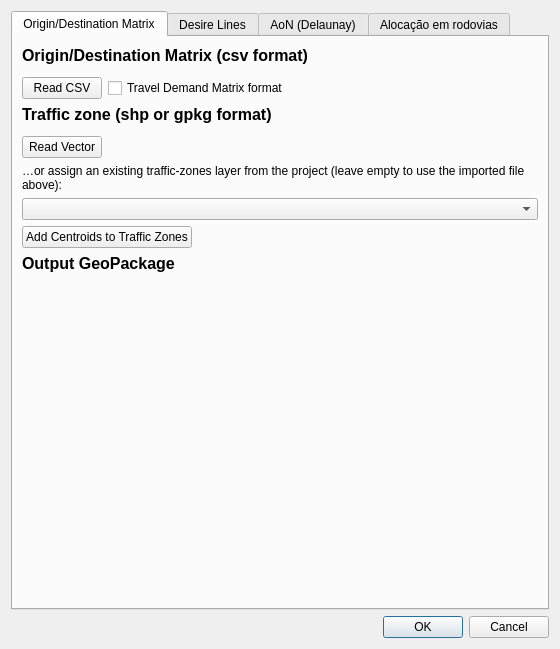
<?xml version="1.0" encoding="UTF-8"?>
<ui version="4.0">
 <class>DesireLinesDialogBase</class>
 <widget class="QDialog" name="DesireLinesDialogBase">
  <property name="geometry">
   <rect>
    <x>0</x>
    <y>0</y>
    <width>560</width>
    <height>520</height>
   </rect>
  </property>
  <property name="windowTitle">
   <string>Desire Lines</string>
  </property>
  <property name="windowIcon">
   <iconset>
    <normalon>icon.png</normalon>
   </iconset>
  </property>
  <layout class="QVBoxLayout" name="mainLayout">
   <item>
    <widget class="QTabWidget" name="tabWidget">
     <property name="currentIndex">
      <number>0</number>
     </property>
     <widget class="QWidget" name="tab">
      <attribute name="title">
       <string>Origin/Destination Matrix</string>
      </attribute>
      <layout class="QVBoxLayout" name="tab1Layout">
       <item>
        <widget class="QLabel" name="label">
         <property name="font">
          <font>
           <pointsize>12</pointsize>
           <weight>75</weight>
           <bold>true</bold>
          </font>
         </property>
         <property name="text">
          <string>Origin/Destination Matrix (csv format)</string>
         </property>
        </widget>
       </item>
       <item>
        <widget class="QgsFileWidget" name="matrixInsert"/>
       </item>
       <item>
        <layout class="QHBoxLayout" name="matrixButtonsLayout">
         <item>
          <widget class="QPushButton" name="readCSV">
           <property name="text">
            <string>Read CSV</string>
           </property>
          </widget>
         </item>
         <item>
          <widget class="QCheckBox" name="checkBox">
           <property name="text">
            <string>Travel Demand Matrix format</string>
           </property>
          </widget>
         </item>
         <item>
          <spacer name="matrixButtonsSpacer">
           <property name="orientation">
            <enum>Qt::Horizontal</enum>
           </property>
           <property name="sizeHint" stdset="0">
            <size>
             <width>40</width>
             <height>20</height>
            </size>
           </property>
          </spacer>
         </item>
        </layout>
       </item>
       <item>
        <widget class="QLabel" name="label_2">
         <property name="font">
          <font>
           <pointsize>12</pointsize>
           <weight>75</weight>
           <bold>true</bold>
          </font>
         </property>
         <property name="text">
          <string>Traffic zone (shp or gpkg format)</string>
         </property>
        </widget>
       </item>
       <item>
        <widget class="QgsFileWidget" name="vectorInsert"/>
       </item>
       <item>
        <layout class="QHBoxLayout" name="vectorButtonsLayout">
         <item>
          <widget class="QPushButton" name="readV">
           <property name="text">
            <string>Read Vector</string>
           </property>
          </widget>
         </item>
         <item>
          <spacer name="vectorButtonsSpacer">
           <property name="orientation">
            <enum>Qt::Horizontal</enum>
           </property>
           <property name="sizeHint" stdset="0">
            <size>
             <width>40</width>
             <height>20</height>
            </size>
           </property>
          </spacer>
         </item>
        </layout>
       </item>
       <item>
        <widget class="QLabel" name="label_zones_existing">
         <property name="text">
          <string>…or assign an existing traffic-zones layer from the project (leave empty to use the imported file above):</string>
         </property>
         <property name="wordWrap">
          <bool>true</bool>
         </property>
        </widget>
       </item>
       <item>
        <widget class="QgsMapLayerComboBox" name="zonesCombo"/>
       </item>
       <item>
        <layout class="QHBoxLayout" name="addCentroidsLayout">
         <item>
          <widget class="QPushButton" name="addCentroids">
           <property name="text">
            <string>Add Centroids to Traffic Zones</string>
           </property>
          </widget>
         </item>
         <item>
          <spacer name="addCentroidsSpacer">
           <property name="orientation">
            <enum>Qt::Horizontal</enum>
           </property>
           <property name="sizeHint" stdset="0">
            <size>
             <width>40</width>
             <height>20</height>
            </size>
           </property>
          </spacer>
         </item>
        </layout>
       </item>
       <item>
        <widget class="QLabel" name="label_output">
         <property name="font">
          <font>
           <pointsize>12</pointsize>
           <weight>75</weight>
           <bold>true</bold>
          </font>
         </property>
         <property name="text">
          <string>Output GeoPackage</string>
         </property>
        </widget>
       </item>
       <item>
        <widget class="QgsFileWidget" name="outputFile"/>
       </item>
       <item>
        <spacer name="tab1BottomSpacer">
         <property name="orientation">
          <enum>Qt::Vertical</enum>
         </property>
         <property name="sizeHint" stdset="0">
          <size>
           <width>20</width>
           <height>40</height>
          </size>
         </property>
        </spacer>
       </item>
      </layout>
     </widget>
     <widget class="QWidget" name="tab_2">
      <attribute name="title">
       <string>Desire Lines</string>
      </attribute>
      <layout class="QVBoxLayout" name="tab2Layout">
       <item>
        <layout class="QGridLayout" name="fieldsGrid">
         <item row="0" column="0">
          <widget class="QLabel" name="label_4">
           <property name="font">
            <font>
             <pointsize>12</pointsize>
             <weight>75</weight>
             <bold>true</bold>
            </font>
           </property>
           <property name="text">
            <string>Matrix</string>
           </property>
          </widget>
         </item>
         <item row="0" column="1">
          <widget class="QLabel" name="label_7">
           <property name="font">
            <font>
             <pointsize>12</pointsize>
             <weight>75</weight>
             <bold>true</bold>
            </font>
           </property>
           <property name="text">
            <string>Centroids</string>
           </property>
          </widget>
         </item>
         <item row="1" column="0">
          <widget class="QgsMapLayerComboBox" name="mMapLayerComboBox"/>
         </item>
         <item row="1" column="1">
          <widget class="QgsMapLayerComboBox" name="mMapLayerComboBox_2"/>
         </item>
         <item row="2" column="0">
          <widget class="QLabel" name="label_3">
           <property name="font">
            <font>
             <pointsize>12</pointsize>
             <weight>75</weight>
             <bold>true</bold>
            </font>
           </property>
           <property name="text">
            <string>Origin</string>
           </property>
          </widget>
         </item>
         <item row="2" column="1">
          <widget class="QLabel" name="label_8">
           <property name="font">
            <font>
             <pointsize>12</pointsize>
             <weight>75</weight>
             <bold>true</bold>
            </font>
           </property>
           <property name="text">
            <string>Traffic ID</string>
           </property>
          </widget>
         </item>
         <item row="3" column="0">
          <widget class="QgsFieldComboBox" name="mFieldComboBox"/>
         </item>
         <item row="3" column="1">
          <widget class="QgsFieldComboBox" name="mFieldComboBox_4"/>
         </item>
         <item row="4" column="0">
          <widget class="QLabel" name="label_5">
           <property name="font">
            <font>
             <pointsize>12</pointsize>
             <weight>75</weight>
             <bold>true</bold>
            </font>
           </property>
           <property name="text">
            <string>Destination</string>
           </property>
          </widget>
         </item>
         <item row="5" column="0">
          <widget class="QgsFieldComboBox" name="mFieldComboBox_2"/>
         </item>
         <item row="6" column="0">
          <widget class="QLabel" name="label_6">
           <property name="font">
            <font>
             <pointsize>12</pointsize>
             <weight>75</weight>
             <bold>true</bold>
            </font>
           </property>
           <property name="text">
            <string>Value to Desire Lines</string>
           </property>
          </widget>
         </item>
         <item row="7" column="0">
          <widget class="QgsFieldComboBox" name="mFieldComboBox_3"/>
         </item>
        </layout>
       </item>
       <item>
        <spacer name="tab2MiddleSpacer">
         <property name="orientation">
          <enum>Qt::Vertical</enum>
         </property>
         <property name="sizeHint" stdset="0">
          <size>
           <width>20</width>
           <height>40</height>
          </size>
         </property>
        </spacer>
       </item>
       <item>
        <layout class="QHBoxLayout" name="makeDLLayout">
         <item>
          <spacer name="makeDLLeftSpacer">
           <property name="orientation">
            <enum>Qt::Horizontal</enum>
           </property>
           <property name="sizeHint" stdset="0">
            <size>
             <width>40</width>
             <height>20</height>
            </size>
           </property>
          </spacer>
         </item>
         <item>
          <widget class="QPushButton" name="makeDL">
           <property name="minimumSize">
            <size>
             <width>200</width>
             <height>32</height>
            </size>
           </property>
           <property name="text">
            <string>Desire Lines</string>
           </property>
          </widget>
         </item>
         <item>
          <spacer name="makeDLRightSpacer">
           <property name="orientation">
            <enum>Qt::Horizontal</enum>
           </property>
           <property name="sizeHint" stdset="0">
            <size>
             <width>40</width>
             <height>20</height>
            </size>
           </property>
          </spacer>
         </item>
        </layout>
       </item>
      </layout>
     </widget>
     <widget class="QWidget" name="tab_3">
      <attribute name="title">
       <string>AoN (Delaunay)</string>
      </attribute>
      <layout class="QVBoxLayout" name="tab3Layout">
       <item>
        <widget class="QLabel" name="aonInfo">
         <property name="wordWrap">
          <bool>true</bool>
         </property>
         <property name="text">
          <string>All-or-Nothing allocation over a simplified Delaunay network built on the zone centroids. The whole flow of each OD pair follows its single least-cost path. This is a topological abstraction of demand over zone neighbourhood — not a real road-network loading.</string>
         </property>
        </widget>
       </item>
       <item>
        <layout class="QGridLayout" name="aonGrid">
         <item row="0" column="0">
          <widget class="QLabel" name="aonLabelMatrix">
           <property name="font">
            <font>
             <pointsize>12</pointsize>
             <weight>75</weight>
             <bold>true</bold>
            </font>
           </property>
           <property name="text">
            <string>Matrix</string>
           </property>
          </widget>
         </item>
         <item row="0" column="1">
          <widget class="QLabel" name="aonLabelCentroids">
           <property name="font">
            <font>
             <pointsize>12</pointsize>
             <weight>75</weight>
             <bold>true</bold>
            </font>
           </property>
           <property name="text">
            <string>Centroids</string>
           </property>
          </widget>
         </item>
         <item row="1" column="0">
          <widget class="QgsMapLayerComboBox" name="aonMatrixCombo"/>
         </item>
         <item row="1" column="1">
          <widget class="QgsMapLayerComboBox" name="aonCentroidsCombo"/>
         </item>
         <item row="2" column="0">
          <widget class="QLabel" name="aonLabelOrigin">
           <property name="font">
            <font>
             <pointsize>12</pointsize>
             <weight>75</weight>
             <bold>true</bold>
            </font>
           </property>
           <property name="text">
            <string>Origin</string>
           </property>
          </widget>
         </item>
         <item row="2" column="1">
          <widget class="QLabel" name="aonLabelZoneId">
           <property name="font">
            <font>
             <pointsize>12</pointsize>
             <weight>75</weight>
             <bold>true</bold>
            </font>
           </property>
           <property name="text">
            <string>Traffic ID</string>
           </property>
          </widget>
         </item>
         <item row="3" column="0">
          <widget class="QgsFieldComboBox" name="aonOriginField"/>
         </item>
         <item row="3" column="1">
          <widget class="QgsFieldComboBox" name="aonZoneIdField"/>
         </item>
         <item row="4" column="0">
          <widget class="QLabel" name="aonLabelDest">
           <property name="font">
            <font>
             <pointsize>12</pointsize>
             <weight>75</weight>
             <bold>true</bold>
            </font>
           </property>
           <property name="text">
            <string>Destination</string>
           </property>
          </widget>
         </item>
         <item row="5" column="0">
          <widget class="QgsFieldComboBox" name="aonDestField"/>
         </item>
         <item row="6" column="0">
          <widget class="QLabel" name="aonLabelValue">
           <property name="font">
            <font>
             <pointsize>12</pointsize>
             <weight>75</weight>
             <bold>true</bold>
            </font>
           </property>
           <property name="text">
            <string>Value (flow)</string>
           </property>
          </widget>
         </item>
         <item row="7" column="0">
          <widget class="QgsFieldComboBox" name="aonValueField"/>
         </item>
        </layout>
       </item>
       <item>
        <widget class="QCheckBox" name="aonDirectional">
         <property name="toolTip">
          <string>Keep both travel directions per segment as separate fields (flow_ab = volume along the drawn A→B direction, flow_ba = the reverse). Unchecked: a single flow field with the combined total.</string>
         </property>
         <property name="text">
          <string>Split by direction (flow_ab / flow_ba)</string>
         </property>
        </widget>
       </item>
       <item>
        <spacer name="tab3MiddleSpacer">
         <property name="orientation">
          <enum>Qt::Vertical</enum>
         </property>
         <property name="sizeHint" stdset="0">
          <size>
           <width>20</width>
           <height>40</height>
          </size>
         </property>
        </spacer>
       </item>
       <item>
        <layout class="QHBoxLayout" name="runAoNLayout">
         <item>
          <spacer name="runAoNLeftSpacer">
           <property name="orientation">
            <enum>Qt::Horizontal</enum>
           </property>
           <property name="sizeHint" stdset="0">
            <size>
             <width>40</width>
             <height>20</height>
            </size>
           </property>
          </spacer>
         </item>
         <item>
          <widget class="QPushButton" name="runAoN">
           <property name="minimumSize">
            <size>
             <width>200</width>
             <height>32</height>
            </size>
           </property>
           <property name="text">
            <string>Allocate (AoN)</string>
           </property>
          </widget>
         </item>
         <item>
          <spacer name="runAoNRightSpacer">
           <property name="orientation">
            <enum>Qt::Horizontal</enum>
           </property>
           <property name="sizeHint" stdset="0">
            <size>
             <width>40</width>
             <height>20</height>
            </size>
           </property>
          </spacer>
         </item>
        </layout>
       </item>
      </layout>
     </widget>
     <widget class="QWidget" name="tab_4">
      <attribute name="title">
       <string>Alocação em rodovias</string>
      </attribute>
      <layout class="QVBoxLayout" name="tab4Layout">
       <item>
        <widget class="QLabel" name="taGisbrWarning">
         <property name="text">
          <string>The GisBR plugin is required to download the official highway network.</string>
         </property>
         <property name="wordWrap">
          <bool>true</bool>
         </property>
        </widget>
       </item>
       <item>
        <widget class="QLabel" name="taScopeNote">
         <property name="text">
          <string>Scope: rural/interurban highways (HCM ch. 12 and 15). Urban stretches are flagged escopo='urbano' — urban capacity follows a different procedure and is out of scope.</string>
         </property>
         <property name="wordWrap">
          <bool>true</bool>
         </property>
        </widget>
       </item>
       <item>
        <widget class="QGroupBox" name="taNetworkGroup">
         <property name="title">
          <string>Network</string>
         </property>
         <layout class="QGridLayout" name="taNetworkGrid">
          <item row="0" column="0" colspan="2">
           <widget class="QRadioButton" name="taNetFromLayer">
            <property name="text">
             <string>Use an existing layer</string>
            </property>
            <property name="checked">
             <bool>true</bool>
            </property>
           </widget>
          </item>
          <item row="1" column="0">
           <widget class="QLabel" name="taLabelNetwork">
            <property name="text">
             <string>Highway layer</string>
            </property>
           </widget>
          </item>
          <item row="1" column="1">
           <widget class="QgsMapLayerComboBox" name="taNetworkCombo"/>
          </item>
          <item row="2" column="0">
           <widget class="QLabel" name="taLabelIdField">
            <property name="text">
             <string>Link id field (optional)</string>
            </property>
           </widget>
          </item>
          <item row="2" column="1">
           <widget class="QgsFieldComboBox" name="taIdField">
            <property name="allowEmptyFieldName">
             <bool>true</bool>
            </property>
           </widget>
          </item>
          <item row="3" column="0" colspan="2">
           <widget class="QRadioButton" name="taNetFromGisbr">
            <property name="text">
             <string>Download via GisBR (official SNV/DER network)</string>
            </property>
           </widget>
          </item>
          <item row="4" column="0">
           <widget class="QLabel" name="taLabelUf">
            <property name="text">
             <string>State (UF)</string>
            </property>
           </widget>
          </item>
          <item row="4" column="1">
           <widget class="QLineEdit" name="taUf">
            <property name="maxLength">
             <number>2</number>
            </property>
           </widget>
          </item>
          <item row="5" column="0" colspan="2">
           <widget class="QCheckBox" name="taClipToCentroids">
            <property name="text">
             <string>Clip to the centroids extent (plus buffer)</string>
            </property>
            <property name="checked">
             <bool>true</bool>
            </property>
           </widget>
          </item>
         </layout>
        </widget>
       </item>
       <item>
        <widget class="QGroupBox" name="taParamsGroup">
         <property name="title">
          <string>HCM parameters (default, or override globally / by field)</string>
         </property>
         <layout class="QGridLayout" name="taParamsGrid"/>
        </widget>
       </item>
       <item>
        <widget class="QGroupBox" name="taAssignGroup">
         <property name="title">
          <string>Assignment</string>
         </property>
         <layout class="QGridLayout" name="taAssignGrid">
          <item row="0" column="0">
           <widget class="QLabel" name="taLabelMatrix">
            <property name="text">
             <string>OD matrix</string>
            </property>
           </widget>
          </item>
          <item row="0" column="1" colspan="3">
           <widget class="QgsMapLayerComboBox" name="taMatrixCombo"/>
          </item>
          <item row="1" column="0">
           <widget class="QLabel" name="taLabelOrigin">
            <property name="text">
             <string>Origin</string>
            </property>
           </widget>
          </item>
          <item row="1" column="1">
           <widget class="QgsFieldComboBox" name="taOriginField"/>
          </item>
          <item row="1" column="2">
           <widget class="QLabel" name="taLabelDest">
            <property name="text">
             <string>Destination</string>
            </property>
           </widget>
          </item>
          <item row="1" column="3">
           <widget class="QgsFieldComboBox" name="taDestField"/>
          </item>
          <item row="2" column="0">
           <widget class="QLabel" name="taLabelValue">
            <property name="text">
             <string>Demand (veh/h)</string>
            </property>
           </widget>
          </item>
          <item row="2" column="1">
           <widget class="QgsFieldComboBox" name="taValueField"/>
          </item>
          <item row="3" column="0">
           <widget class="QLabel" name="taLabelCentroids">
            <property name="text">
             <string>Centroids</string>
            </property>
           </widget>
          </item>
          <item row="3" column="1" colspan="3">
           <widget class="QgsMapLayerComboBox" name="taCentroidsCombo"/>
          </item>
          <item row="4" column="0">
           <widget class="QLabel" name="taLabelZoneId">
            <property name="text">
             <string>Traffic id</string>
            </property>
           </widget>
          </item>
          <item row="4" column="1">
           <widget class="QgsFieldComboBox" name="taZoneIdField"/>
          </item>
          <item row="4" column="2">
           <widget class="QLabel" name="taLabelMaxDist">
            <property name="text">
             <string>Max connector (m)</string>
            </property>
           </widget>
          </item>
          <item row="4" column="3">
           <widget class="QDoubleSpinBox" name="taMaxDist">
            <property name="decimals">
             <number>0</number>
            </property>
            <property name="maximum">
             <double>200000.000000000000000</double>
            </property>
            <property name="singleStep">
             <double>500.000000000000000</double>
            </property>
            <property name="value">
             <double>5000.000000000000000</double>
            </property>
           </widget>
          </item>
          <item row="5" column="0">
           <widget class="QLabel" name="taLabelMethod">
            <property name="text">
             <string>Method</string>
            </property>
           </widget>
          </item>
          <item row="5" column="1" colspan="3">
           <widget class="QComboBox" name="taMethod">
            <item>
             <property name="text">
              <string>All-or-Nothing (no capacity restraint)</string>
             </property>
            </item>
            <item>
             <property name="text">
              <string>Equilibrium MSA + BPR</string>
             </property>
            </item>
           </widget>
          </item>
          <item row="6" column="0">
           <widget class="QLabel" name="taLabelMaxIter">
            <property name="text">
             <string>Iterations</string>
            </property>
           </widget>
          </item>
          <item row="6" column="1">
           <widget class="QSpinBox" name="taMaxIter">
            <property name="minimum">
             <number>1</number>
            </property>
            <property name="maximum">
             <number>500</number>
            </property>
            <property name="value">
             <number>10</number>
            </property>
           </widget>
          </item>
          <item row="6" column="2">
           <widget class="QLabel" name="taLabelGapTol">
            <property name="text">
             <string>Gap tolerance</string>
            </property>
           </widget>
          </item>
          <item row="6" column="3">
           <widget class="QDoubleSpinBox" name="taGapTol">
            <property name="decimals">
             <number>4</number>
            </property>
            <property name="minimum">
             <double>0.000100000000000</double>
            </property>
            <property name="maximum">
             <double>1.000000000000000</double>
            </property>
            <property name="singleStep">
             <double>0.005000000000000</double>
            </property>
            <property name="value">
             <double>0.010000000000000</double>
            </property>
           </widget>
          </item>
         </layout>
        </widget>
       </item>
       <item>
        <layout class="QHBoxLayout" name="taButtonsLayout">
         <item>
          <spacer name="taButtonsSpacer">
           <property name="orientation">
            <enum>Qt::Horizontal</enum>
           </property>
           <property name="sizeHint" stdset="0">
            <size>
             <width>40</width>
             <height>20</height>
            </size>
           </property>
          </spacer>
         </item>
         <item>
          <widget class="QPushButton" name="taRunCapacity">
           <property name="text">
            <string>Compute capacity</string>
           </property>
          </widget>
         </item>
         <item>
          <widget class="QPushButton" name="taRunAssign">
           <property name="text">
            <string>Assign</string>
           </property>
          </widget>
         </item>
        </layout>
       </item>
      </layout>
     </widget>
    </widget>
   </item>
   <item>
    <widget class="QDialogButtonBox" name="button_box">
     <property name="orientation">
      <enum>Qt::Horizontal</enum>
     </property>
     <property name="standardButtons">
      <set>QDialogButtonBox::Cancel|QDialogButtonBox::Ok</set>
     </property>
    </widget>
   </item>
  </layout>
 </widget>
 <customwidgets>
  <customwidget>
   <class>QgsFieldComboBox</class>
   <extends>QComboBox</extends>
   <header>qgsfieldcombobox.h</header>
  </customwidget>
  <customwidget>
   <class>QgsFileWidget</class>
   <extends>QWidget</extends>
   <header>qgsfilewidget.h</header>
  </customwidget>
  <customwidget>
   <class>QgsMapLayerComboBox</class>
   <extends>QComboBox</extends>
   <header>qgsmaplayercombobox.h</header>
  </customwidget>
 </customwidgets>
 <resources/>
 <connections>
  <connection>
   <sender>button_box</sender>
   <signal>accepted()</signal>
   <receiver>DesireLinesDialogBase</receiver>
   <slot>accept()</slot>
   <hints>
    <hint type="sourcelabel">
     <x>20</x>
     <y>20</y>
    </hint>
    <hint type="destinationlabel">
     <x>20</x>
     <y>20</y>
    </hint>
   </hints>
  </connection>
  <connection>
   <sender>button_box</sender>
   <signal>rejected()</signal>
   <receiver>DesireLinesDialogBase</receiver>
   <slot>reject()</slot>
   <hints>
    <hint type="sourcelabel">
     <x>20</x>
     <y>20</y>
    </hint>
    <hint type="destinationlabel">
     <x>20</x>
     <y>20</y>
    </hint>
   </hints>
  </connection>
 </connections>
</ui>
